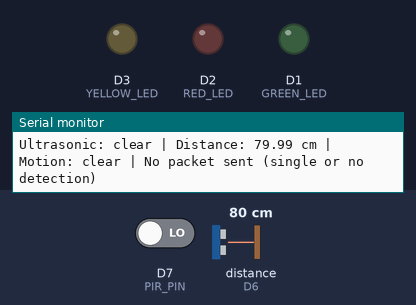
Simulated run of this sketch. Board: ESP8266 (NodeMCU). On the bench: output pins drawn as LEDs (lit = HIGH), the last lines printed to the serial monitor. Wiring (inferred from the names in the program): ultrasonic range finder: trigger D5; echo D6. The inputs (shaded band) are chosen by the test bench; at power-on: distance to the obstacle (sensor on D6) 80 cm, D7 (PIR_PIN) LOW. The echo pulse lasts 58.3 µs per cm; pins used as bus, display or sensor lines are not drawn.

Above: at 1.2 s.
1.3 s: distance to the obstacle (sensor on D6) set to 22 cm
2.8 s: distance to the obstacle (sensor on D6) set to 18 cm
At 3.8 s:
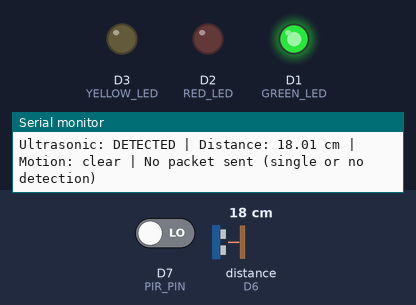
4.3 s: D7 (PIR_PIN) driven HIGH
At 4.8 s:
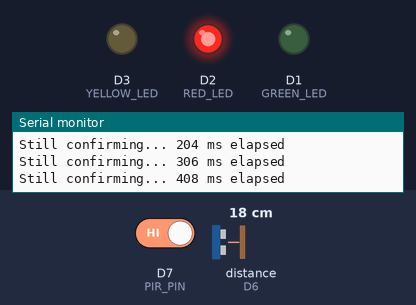
5.8 s: distance to the obstacle (sensor on D6) set to 35 cm
At 7.0 s:
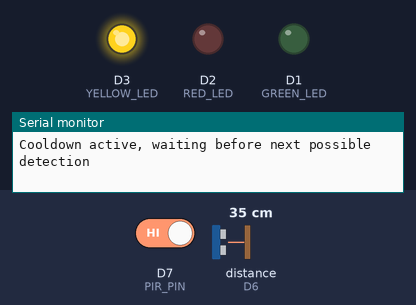
7.3 s: distance to the obstacle (sensor on D6) set to 2 cm
At 8.4 s:
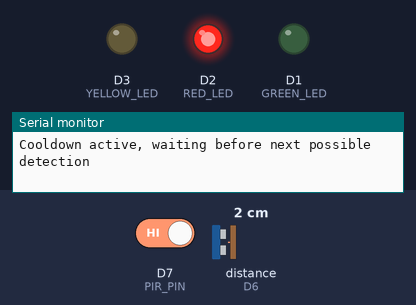
8.8 s: D7 (PIR_PIN) driven LOW
At 9.1 s:
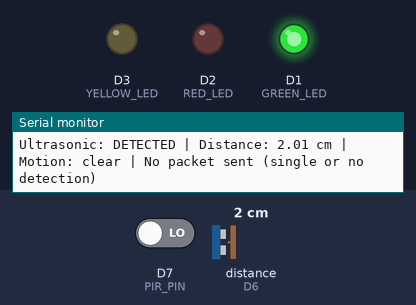
Timing chart, 0 to 11.3 s (numbered marks = the images above; inputs shaded):
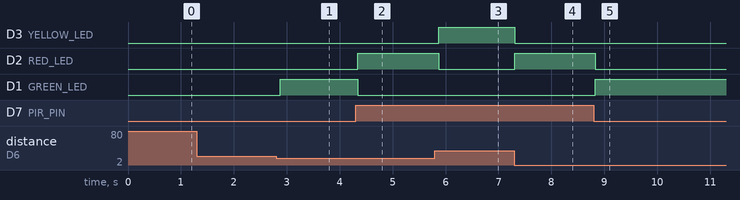

Measured:
- the behaviour switches between 21 and 20 cm on distance to the obstacle (sensor on D6) (found by bisection; images 0 and 1)
- after the input at 2.8 s, D1 (GREEN_LED): LOW → HIGH after 0.07 s
- after the input at 4.3 s, D2 (RED_LED): LOW → HIGH at once; D1 (GREEN_LED): HIGH → LOW at once
- after the input at 5.8 s, D3 (YELLOW_LED): LOW → HIGH after 0.07 s; D2 (RED_LED): HIGH → LOW after 0.07 s
- after the input at 7.3 s, D3 (YELLOW_LED): HIGH → LOW at once; D2 (RED_LED): LOW → HIGH at once
- after the input at 8.8 s, D2 (RED_LED): HIGH → LOW at once; D1 (GREEN_LED): LOW → HIGH at once

The sketch:

sender.ino
```cpp
/*
  SENDER NODEMCU (ESP8266)
  MAC Address of this device: 8C:AA:B5:52:BE:F4
  Sends detection status to Receiver MAC: A4:CF:12:FF:88:31

  Pin mapping used in this code:
  D1  Green LED   (through 220 ohm resistor)
  D2  Red LED     (through 220 ohm resistor)
  D3  Yellow LED  (through 220 ohm resistor)
  D5  Ultrasonic HC-SR04 TRIG
  D6  Ultrasonic HC-SR04 ECHO
  D7  PIR Motion Sensor OUT
  G   Common ground for LED cathodes, ultrasonic GND, PIR GND
  VU  Ultrasonic VCC (5V line)
  3V  PIR VCC

  Local LED logic (unchanged, for on-board indication only):
  Both ultrasonic and motion detect something  -> Red LED ON
  Only motion detects something                -> Yellow LED ON
  Only ultrasonic detects something             -> Green LED ON
  Nothing detected                              -> All LEDs OFF

  WIRELESS RULE - PART 1 (unchanged):
  A message is only ever considered when BOTH the ultrasonic sensor
  AND the PIR motion sensor detect something AT THE SAME TIME.
  If only one sensor detects something, or if nothing is detected,
  no message goes anywhere near the Receiver.

  WIRELESS RULE - PART 2 (new, confirmation + cooldown):
  Instead of sending the moment both sensors trigger, the Sender now
  waits and double-checks first, so a single quick, noisy, or
  accidental trigger cannot cause a message to be sent.

  Step A - CONFIRMATION WINDOW (about 1 second):
  The instant both sensors trigger together, the Sender notes the
  current ultrasonic distance as a baseline and starts a 1 second
  timer. During that 1 second, it keeps re-checking the ultrasonic
  distance. If the object stays within a small tolerance of that
  same baseline distance, and both sensors remain triggered, for the
  full 1 second, the detection is treated as CONFIRMED.
  If the object moves away, the distance changes too much, or either
  sensor stops triggering before the 1 second is complete, the
  confirmation is cancelled and the Sender simply goes back to
  watching for a fresh detection, nothing is sent.

  Step B - COOLDOWN WINDOW (3 seconds):
  Once a confirmed detection is actually sent to the Receiver, the
  Sender will not start a new confirmation cycle for the next
  3 seconds, even if both sensors keep triggering. This stops the
  same ongoing event from flooding the Receiver with many messages
  per second, and matches the requested minimum spacing of 1 to 3
  seconds between messages.

  Detection distance threshold for ultrasonic: 20 cm
  Data is sent to the receiver using ESP-NOW, no WiFi router or internet involved.
*/

#include <ESP8266WiFi.h>
#include <math.h>
extern "C" {
  #include <espnow.h>
}

#define GREEN_LED   D1
#define RED_LED     D2
#define YELLOW_LED  D3
#define TRIG_PIN    D5
#define ECHO_PIN    D6
#define PIR_PIN     D7

#define DETECTION_DISTANCE_CM 20

/* Tolerance used while confirming that the object is still at the
   same distance. A small allowance handles normal sensor jitter. */
#define DISTANCE_TOLERANCE_CM 3.0

/* How long the detection must stay stable before it is trusted */
const unsigned long CONFIRM_DURATION_MS = 1000;

/* Minimum gap enforced between two messages sent to the Receiver */
const unsigned long COOLDOWN_DURATION_MS = 3000;

uint8_t receiverMac[] = {0xA4, 0xCF, 0x12, 0xFF, 0x88, 0x31};

typedef struct struct_message {
  bool anyDetected;
  bool motionDetected;
  bool ultrasonicDetected;
  float distance;
} struct_message;

struct_message outgoingData;

unsigned long lastSendTime = 0;      /* used for the 3 second cooldown */
bool cooldownActive = false;

bool confirming = false;             /* true while inside the 1 second check */
unsigned long confirmStartTime = 0;
float confirmBaselineDistance = 0;

void OnDataSent(uint8_t *mac_addr, uint8_t sendStatus) {
  Serial.print("Send status: ");
  Serial.println(sendStatus == 0 ? "Success" : "Failed");
}

float readDistanceCM() {
  digitalWrite(TRIG_PIN, LOW);
  delayMicroseconds(2);
  digitalWrite(TRIG_PIN, HIGH);
  delayMicroseconds(10);
  digitalWrite(TRIG_PIN, LOW);

  long duration = pulseIn(ECHO_PIN, HIGH, 30000);
  if (duration == 0) {
    return -1;
  }
  float distanceCM = duration * 0.0343 / 2.0;
  return distanceCM;
}

void setup() {
  Serial.begin(115200);

  pinMode(GREEN_LED, OUTPUT);
  pinMode(RED_LED, OUTPUT);
  pinMode(YELLOW_LED, OUTPUT);
  pinMode(TRIG_PIN, OUTPUT);
  pinMode(ECHO_PIN, INPUT);
  pinMode(PIR_PIN, INPUT);

  digitalWrite(GREEN_LED, LOW);
  digitalWrite(RED_LED, LOW);
  digitalWrite(YELLOW_LED, LOW);

  WiFi.mode(WIFI_STA);
  Serial.print("Sender MAC Address: ");
  Serial.println(WiFi.macAddress());

  if (esp_now_init() != 0) {
    Serial.println("ESP-NOW init failed, restarting");
    ESP.restart();
  }

  esp_now_set_self_role(ESP_NOW_ROLE_CONTROLLER);
  esp_now_add_peer(receiverMac, ESP_NOW_ROLE_SLAVE, 1, NULL, 0);
  esp_now_register_send_cb(OnDataSent);
}

void loop() {
  float distance = readDistanceCM();
  bool ultrasonicDetected = (distance > 0 && distance <= DETECTION_DISTANCE_CM);
  bool motionDetected = (digitalRead(PIR_PIN) == HIGH);
  bool bothDetected = ultrasonicDetected && motionDetected;

  /* Local Sender LEDs still react immediately, this part is unchanged */
  digitalWrite(GREEN_LED, LOW);
  digitalWrite(RED_LED, LOW);
  digitalWrite(YELLOW_LED, LOW);

  if (bothDetected) {
    digitalWrite(RED_LED, HIGH);
  } else if (motionDetected) {
    digitalWrite(YELLOW_LED, HIGH);
  } else if (ultrasonicDetected) {
    digitalWrite(GREEN_LED, HIGH);
  }

  /* Check whether the 3 second cooldown after the last send is still active */
  if (cooldownActive && (millis() - lastSendTime >= COOLDOWN_DURATION_MS)) {
    cooldownActive = false;
  }

  if (cooldownActive) {
    /* Still inside the post-send cooldown window, ignore everything */
    Serial.println("Cooldown active, waiting before next possible detection");
  }
  else if (bothDetected) {
    if (!confirming) {
      /* A fresh detection just started, begin the 1 second confirmation */
      confirming = true;
      confirmStartTime = millis();
      confirmBaselineDistance = distance;
      Serial.print("Detection started, confirming for 1 second at ~");
      Serial.print(confirmBaselineDistance);
      Serial.println(" cm");
    } else {
      float drift = fabs(distance - confirmBaselineDistance);

      if (drift > DISTANCE_TOLERANCE_CM) {
        /* Object moved too much, this was not a stable detection */
        Serial.println("Distance changed too much, confirmation cancelled");
        confirming = false;
      } else if (millis() - confirmStartTime >= CONFIRM_DURATION_MS) {
        /* Stayed steady for the full 1 second, this is a confirmed detection */
        outgoingData.anyDetected = true;
        outgoingData.motionDetected = true;
        outgoingData.ultrasonicDetected = true;
        outgoingData.distance = distance;

        esp_now_send(receiverMac, (uint8_t *) &outgoingData, sizeof(outgoingData));

        Serial.print("CONFIRMED after 1 second | Combined Distance: ");
        Serial.print(distance);
        Serial.println(" cm | Packet sent to Receiver");

        confirming = false;
        cooldownActive = true;
        lastSendTime = millis();
      } else {
        Serial.print("Still confirming... ");
        Serial.print((millis() - confirmStartTime));
        Serial.println(" ms elapsed");
      }
    }
  }
  else {
    /* Either sensor stopped triggering, or neither ever triggered */
    if (confirming) {
      Serial.println("Detection lost before confirmation completed, cancelled");
    }
    confirming = false;

    Serial.print("Ultrasonic: ");
    Serial.print(ultrasonicDetected ? "DETECTED" : "clear");
    Serial.print(" | Distance: ");
    Serial.print(distance);
    Serial.print(" cm | Motion: ");
    Serial.print(motionDetected ? "DETECTED" : "clear");
    Serial.println(" | No packet sent (single or no detection)");
  }

  delay(100);
}
```
